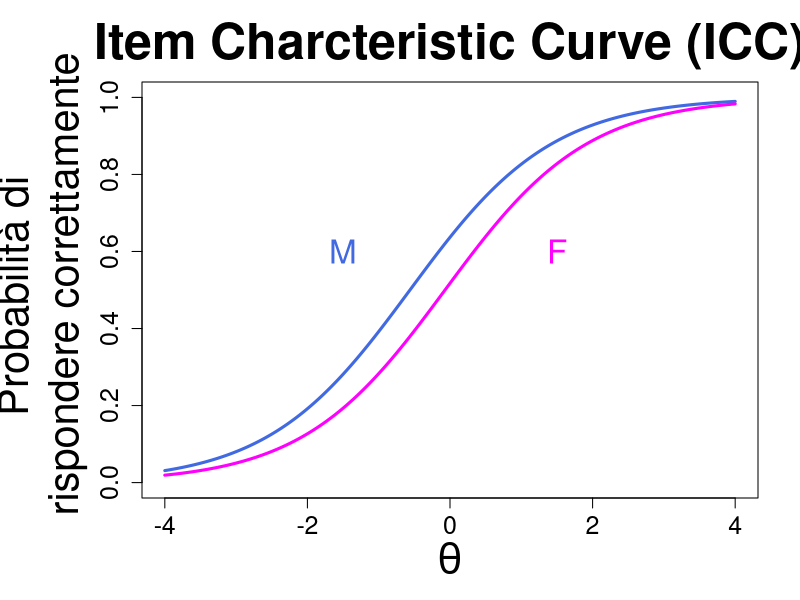
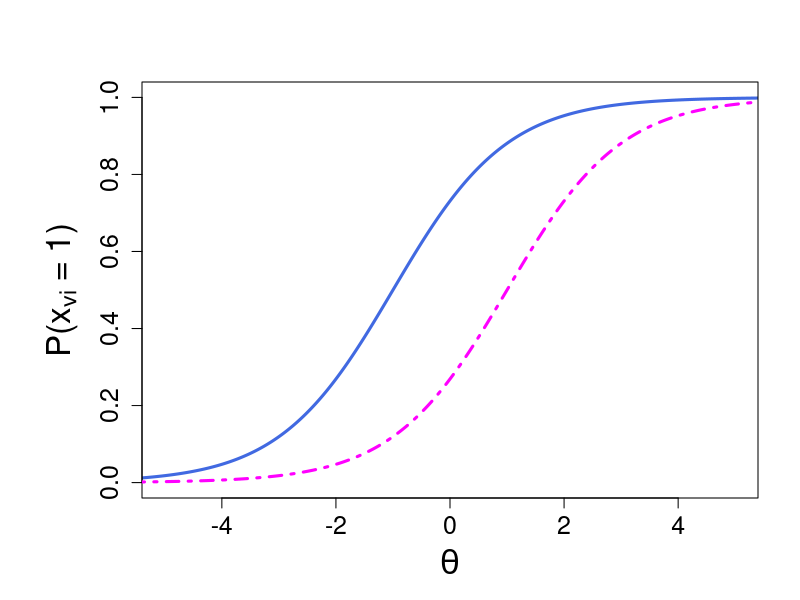
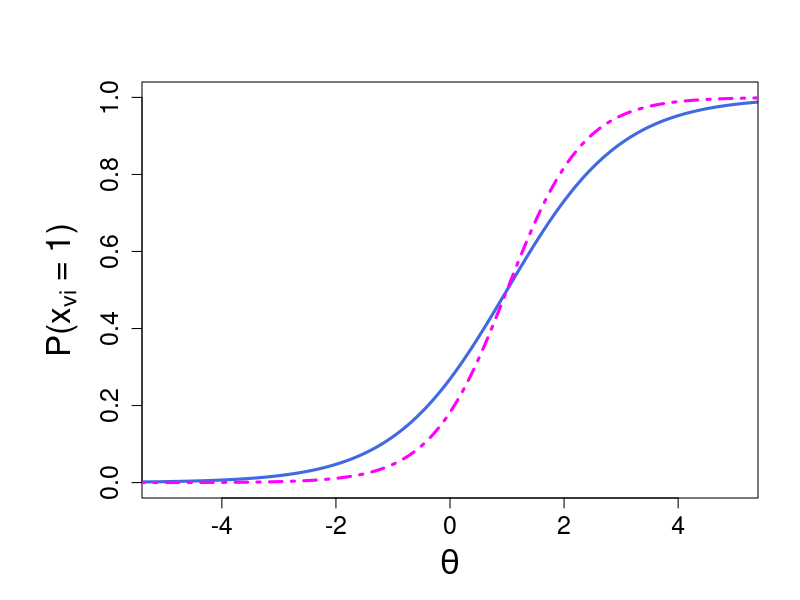

Generate these figures, in order, with R:
## ---- chunk 1
knitr::opts_chunk$set(echo = F, 
                      warning = F, 
                      message = F, 
                      fig.align = "center", 
                      out.width = "90%")
IRT <- function(theta, a = 1, b = 0, c = 0,e = 1) {
  y <- c + (e - c) * exp(a * (theta - b)) / (1 + exp(a * (theta - b)))
  y[is.na(y)] = 1
  return(y)
}

i_info <- function(b, a=1,c=0, theta = seq(-5,5,length.out=1000)){
 
P <- NULL 
Q <- NULL
Ii <- NULL
for(i in 1:1000){
  P[i] <- 1/(1+ exp (-a*(theta[i] - b)))
  Q[i]= 1-P[i]
  Ii[i] =(a*Q[i]*(P[i]-c)^2)/(P[i]*((1-c)^2)) # (3PL)
   }
return(Ii)
}
# Function to get all item information
item_info <- function(b,a=1, c= 0){
item <- NULL
  for(i in 1:length(b)){
  item[[i]] <- i_info(b[i],a[i])
  }
return(item)
}

set.seed(999)

theta = seq(-4,4,length.out=1000)
library(xtable)

## ---- chunk 2
b = c(-0.5616, -0.07)
a = c(1,1)


par(mar = c(5,7,4,2) + 0.1) 
plot(theta, IRT(theta, b = b[1], a = a[1]),
     cex.lab= 2.5, 
     cex.axis =1.5, cex.main = 3,
       xlab = expression(theta), ylab = "Probabilità di \n rispondere correttamente",
       xlim = c(-4, 4), ylim = c(0, 1), 
     type = "l", lwd = 3, 
     col = "royalblue", main = "Item Charcteristic Curve (ICC)")
text(x= -1.5, y = 0.6, "M", col = "royalblue", cex = 2)
lines(theta, IRT(theta, b=b[2], 
                a = 1), 
      lty = 1, lwd=3, col = "magenta")
text(x= 1.5, y = 0.6, "F", col = "magenta", cex = 2)
## ---- chunk 3
difficulty <- c(-1, 1)
par(mar = c(5,7,4,2) + 0.1) 
 theta <- theta <- seq(-7, 7, .001)
plot(theta, IRT(theta, b=difficulty[1]),
     cex.lab= 2, 
     cex.axis =1.5,
       xlab = expression(theta), ylab = expression(paste("P(", x[vi], " = 1)")),
       xlim = c(-5, 5), ylim = c(0, 1), 
     type = "l", lwd = 3, 
     col = "royalblue")

#item B
lines(theta, IRT(theta, b = difficulty[2]), 
      lty = 4, lwd=3, col = "magenta")
## ---- chunk 4
difficulty <- c(1, 1)
par(mar = c(5,7,4,2) + 0.1) 
 theta <- theta <- seq(-7, 7, .001)
plot(theta, IRT(theta, b=difficulty[1], a = 1),
     cex.lab= 2, 
     cex.axis =1.5,
       xlab = expression(theta), ylab = expression(paste("P(", x[vi], " = 1)")),
       xlim = c(-5, 5), ylim = c(0, 1), 
     type = "l", lwd = 3, 
     col = "royalblue")

#item B
lines(theta, IRT(theta, b = difficulty[2], a = 1.5), 
      lty = 4, lwd=3, col = "magenta")
